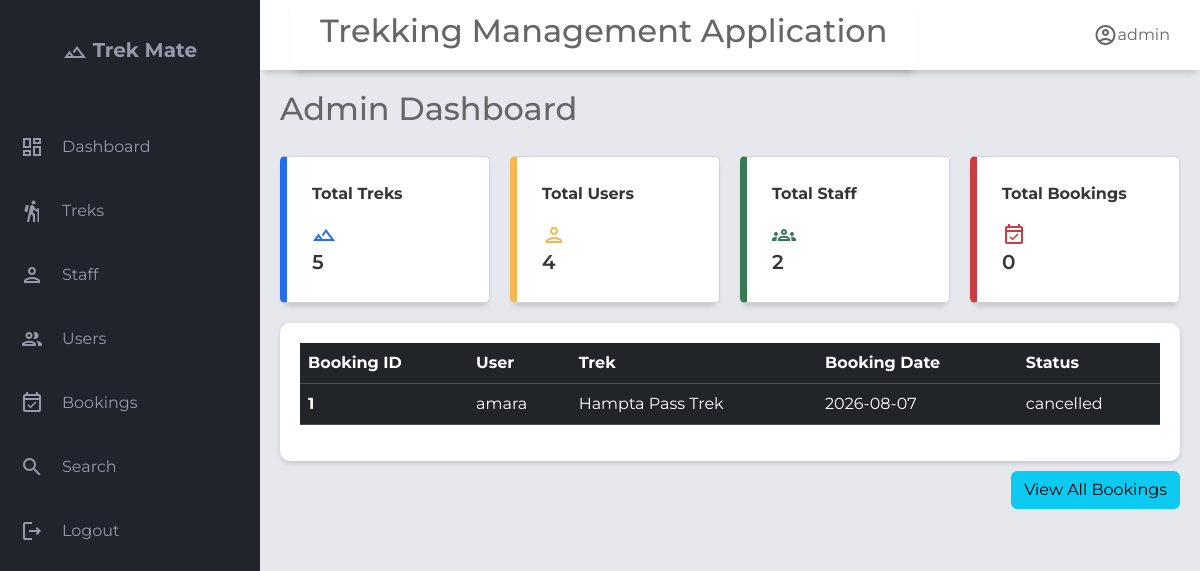
/admin, run on an earlier commit of the app's database.
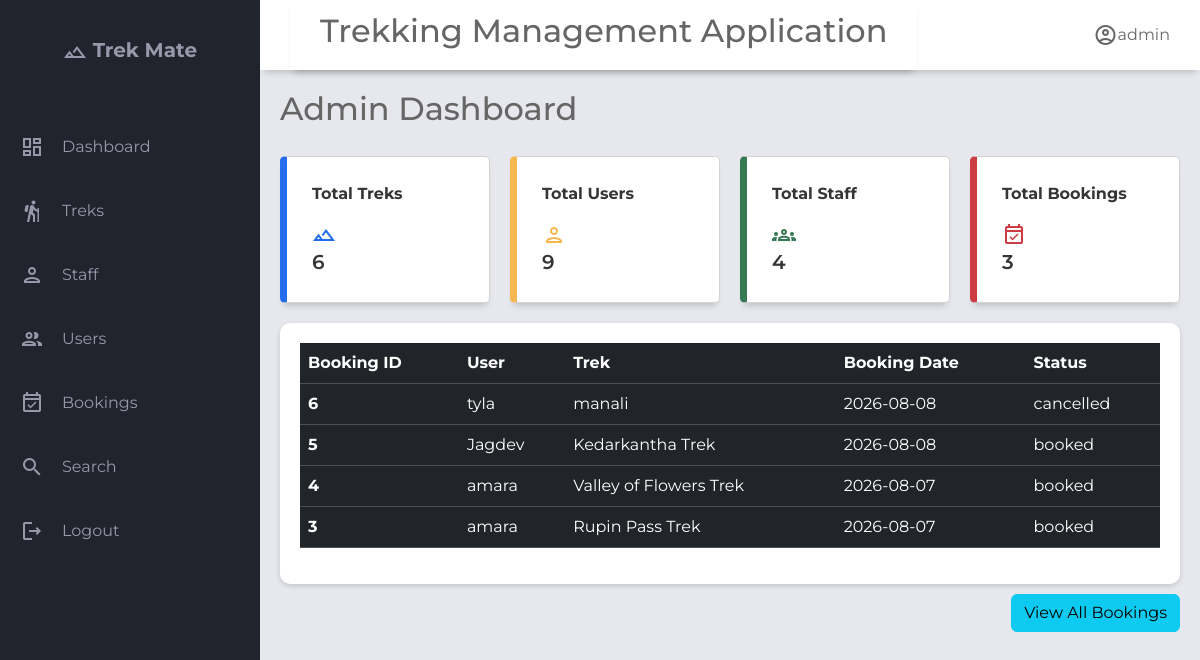
And on a later commit of the database.
### application/models.py (models this page shows)
class Booking(db.Model):
    __tablename__='booking'
    id                  = db.Column(db.Integer, primary_key=True)
    user_id             = db.Column(db.Integer, db.ForeignKey('user.id'), nullable=False)
    trek_id             = db.Column(db.Integer, db.ForeignKey('trek.id'), nullable=False)
    booking_date        = db.Column(db.DateTime, default=db.func.now())
    booking_status      = db.Column(Enum('booked','cancelled','completed',name='booking_status'), nullable=False, default='booked')   # booked | cancelled | completed
    payment_status      = db.Column(Enum('unpaid','partial','paid','refunded',name='payment_status'), nullable=False, default='unpaid')   # unpaid | partial | paid | refunded
    num_participants    = db.Column(db.Integer, default=1)
    total_amount        = db.Column(db.Float, nullable=True)
    amount_paid         = db.Column(db.Float, default=0.0)
    notes               = db.Column(db.Text, nullable=True)
    cancelled_at        = db.Column(db.DateTime, nullable=True)
    cancellation_reason = db.Column(db.Text, nullable=True)
    created_at          = db.Column(db.DateTime, default=db.func.now())
    updated_at          = db.Column(db.DateTime, onupdate=db.func.now())
    trek=db.relationship('Trek',back_populates='bookings',lazy=True)#one to many relationship #each booking belong to one trek
    user=db.relationship('User',back_populates='bookings',lazy=True)#one to many relationship

class User(db.Model):
    __tablename__='user'
    id= db.Column(db.Integer, primary_key=True)
    username=db.Column(db.String(),unique=True,nullable=False)
    email=db.Column(db.String(),unique=True,nullable=False)
    password=db.Column(db.String(),nullable=False)
    full_name        = db.Column(db.String(), nullable=True)
    phone            = db.Column(db.String(), nullable=True)
    role=db.Column(Enum('admin','trek staff','trekker',name='user_role'),nullable=False,default='trekker')# admin | trek staff | trekker
    is_blacklisted=db.Column(db.Boolean,default=False)
    blacklist_reason=db.Column(db.Text,nullable=True)
    is_active=db.Column(db.Boolean,default=True)
    created_at       = db.Column(db.DateTime, default=db.func.now())
    updated_at       = db.Column(db.DateTime, onupdate=db.func.now())
    bookings=db.relationship('Booking',lazy=True, back_populates='user',cascade="all, delete-orphan") #all → apply operations like save, update, delete to the related bookings.
    staff_profile=db.relationship('Staff_profile',lazy=True,uselist=False,back_populates='user') #uselist= False means One-to-one (single object) while default it is one-to-many

class Trek(db.Model):
    __tablename__='trek'
    id              = db.Column(db.Integer, primary_key=True)
    name            = db.Column(db.String(), nullable=False)
    description     = db.Column(db.Text, nullable=True)
    location        = db.Column(db.String(), nullable=True)
    difficulty      = db.Column(db.String(), nullable=False, default='moderate')  # easy | moderate | hard
    duration_days   = db.Column(db.Integer, nullable=False)
    start_date      = db.Column(db.DateTime, nullable=True)
    end_date        = db.Column(db.DateTime, nullable=True)
    max_slots       = db.Column(db.Integer, nullable=False, default=20)
    available_slots = db.Column(db.Integer, nullable=False, default=20)
    price           = db.Column(db.Numeric, nullable=False, default=0.0)
    status          = db.Column(Enum('open','closed',name='trek_status'),nullable=False, default='pending')
    trek_progress   = db.Column(Enum('upcoming','started','completed',name="trek_progress"),default='upcoming')
    created_at      = db.Column(db.DateTime, default=db.func.now())
    updated_at      = db.Column(db.DateTime, onupdate=db.func.now())
    image           = db.Column(db.String(200))
    assigned_staffs=db.relationship('Staff_profile',secondary='trek_staff_assignment',lazy=True,back_populates='assigned_treks')#many to many relationship
    bookings=db.relationship('Booking',back_populates='trek',lazy=True,cascade="all, delete-orphan")#one to many relationship as one trek can have multiple bookings but not other side, as one booking can belong to a single trek

### application/controller.py (the view)
@app.route("/admin")
def admin():
    user=User.query.filter_by(role="admin").first()
    recent_bookings=Booking.query.order_by(Booking.created_at.desc()).limit(4).all()
    treks_count=Trek.query.count()
    user_count=User.query.count()
    staff_count=User.query.filter_by(role="trek staff").count()
    bookings_count=Booking.query.filter(Booking.booking_status!="cancelled").count()
    return render_template("admin_dashboard.html",user=user,recent_bookings=recent_bookings,treks_count=treks_count,user_count=user_count,staff_count=staff_count,bookings_count=bookings_count)

### templates/admin_dashboard.html (shortened to what this page needs)
{% extends "base.html" %}
{% block header_title %}
Admin Dashboard
{% endblock %}
{% block content %}
<div class="main-cards">
    <div class="card">
        <div class="class-inner">
            <p class="text-most-important">Total Treks</p>
            <span class="material-icons-outlined text-blue ">landscape</span>
        </div>
        <span class="text-most-important font-weight-bold">{{treks_count}}</span>
    </div>
    <div class="card">
        <div class="class-inner">
            <p class="text-most-important">Total Users</p>
            <span class="material-icons-outlined text-orange">person</span>
        </div>
        <span class="text-most-important font-weight-bold">{{user_count}}</span>
    </div>
    <div class="card">
        <div class="class-inner">
            <p class="text-most-important">Total Staff</p>
            <span class="material-icons-outlined text-green">groups</span>
        </div>
        <span class="text-most-important font-weight-bold">{{staff_count}}</span>
    </div>
    <div class="card">
        <div class="class-inner">
            <p class="text-most-important">Total Bookings</p>
            <span class="material-icons-outlined text-red">event_available</span>
        </div>
        <span class="text-most-important font-weight-bold">{{bookings_count}}</span>
    </div>
</div>
<section class="table-section">
    <div class="table-content">
        <table class="table table-dark table-hover">
            <thead>
                <tr>
                    <th scope="col">Booking ID</th>
                    <th scope="col">User</th>
                    <th scope="col">Trek</th>
                    <th scope="col">Booking Date</th>
                    <th scope="col">Status</th>
                </tr>
            </thead>
            <tbody class="table-hover">
                {%for booking in recent_bookings%}
                <tr>
                    <th scope="row">{{booking.id}}</th>
                    <td>{{booking.user.username}}</td>
                    <td>{{booking.trek.name}}</td>
                    <td>{{booking.booking_date.strftime("%Y-%m-%d")}}</td>
                    <td>{{booking.booking_status}}</td>
                </tr>
                {% endfor %}
            </tbody>
        </table>
    </div>
    <div class="button" style="display:flex; justify-content: flex-end;">
        <a href="/admin/bookings" style="margin-top:10px; text-decoration: none;">
            <button type="button" class="btn btn-info">View All Bookings </button>
        </a>
    </div>
</section>
{% endblock %}

What changed in the data, as far as the page shows it:
no longer on this page (row unchanged): Booking: id "1", user.username "amara", trek.name "Hampta Pass Trek", booking_date "2026-08-07", booking_status "cancelled"
added Booking: id "6", user.username "tyla", trek.name "manali", booking_date "2026-08-08", booking_status "cancelled"
added Booking: id "5", user.username "Jagdev", trek.name "Kedarkantha Trek", booking_date "2026-08-08", booking_status "booked"
added Booking: id "4", user.username "amara", trek.name "Valley of Flowers Trek", booking_date "2026-08-07", booking_status "booked"
added Booking: id "3", user.username "amara", trek.name "Rupin Pass Trek", booking_date "2026-08-07", booking_status "booked"
Also different on the page:
{{ treks_count }}: "5" → "6"
{{ user_count }}: "4" → "9"
{{ staff_count }}: "2" → "4"
{{ bookings_count }}: "0" → "3"
